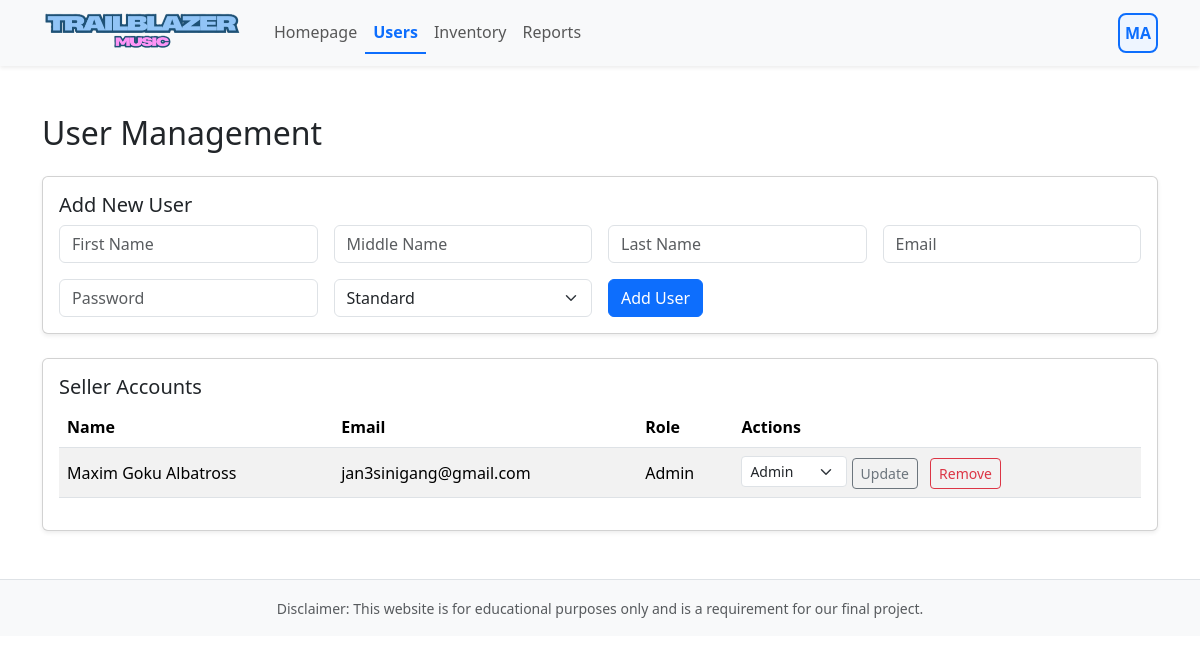
Screenshot of /user_management.php (signed in) with the database file from the repository.
### tables this page shows
CREATE TABLE `tbl_seller` (
  `id` int(11) NOT NULL,
  `first_name` varchar(50) NOT NULL,
  `middle_name` varchar(50) DEFAULT NULL,
  `last_name` varchar(50) NOT NULL,
  `email` varchar(100) NOT NULL,
  `password` varchar(255) NOT NULL,
  `role` varchar(10) NOT NULL
);

### user_management.php (the view, shortened to what this page needs)
<?php
$host = 'localhost';
$user = 'root';
$password = '';
$dbname = 'db_user_profile';
$conn = new mysqli($host, $user, $password, $dbname);
$currentRole = strtolower($_SESSION['seller_role'] ?? 'standard');
$isAdmin = ($currentRole === 'admin');
$result = mysqli_query($conn, 'SELECT id, first_name, middle_name, last_name, email, role FROM tbl_seller ORDER BY first_name');
require('seller_header.php');
?>
<div class="container py-4">
    <h2 class="mb-4">User Management</h2>
    <?php if ($isAdmin): ?>
        <div class="card shadow-sm mb-4">
            <div class="card-body">
                <h4 class="h5">Add New User</h4>
                <form method="post" class="row g-3">
                    <div class="col-md-3">
                        <input type="text" class="form-control" name="first_name" placeholder="First Name" required>
                    </div>
                    <div class="col-md-3">
                        <input type="text" class="form-control" name="middle_name" placeholder="Middle Name">
                    </div>
                    <div class="col-md-3">
                        <input type="text" class="form-control" name="last_name" placeholder="Last Name" required>
                    </div>
                    <div class="col-md-3">
                        <input type="email" class="form-control" name="email" placeholder="Email" required>
                    </div>
                    <div class="col-md-3">
                        <input type="password" class="form-control" name="password" placeholder="Password" required>
                    </div>
                    <div class="col-md-3">
                        <select class="form-select" name="role">
                            <option value="standard">Standard</option>
                        </select>
                    </div>
                    <div class="col-md-3">
                        <button type="submit" class="btn btn-primary" name="add_user">Add User</button>
                    </div>
                </form>
            </div>
        </div>
    <?php else: ?>
        <div class="alert alert-info">You can view the user list, but only administrators can add, remove, or change roles.</div>
    <?php endif; ?>
    <div class="card shadow-sm">
        <div class="card-body">
            <h4 class="h5">Seller Accounts</h4>
            <table class="table table-striped align-middle">
                <thead>
                    <tr>
                        <th>Name</th>
                        <th>Email</th>
                        <th>Role</th>
                        <th>Actions</th>
                    </tr>
                </thead>
                <tbody>
                    <?php while ($row = mysqli_fetch_assoc($result)): ?>
                        <tr>
                            <td><?= htmlspecialchars(trim(($row['first_name'] ?? '') . ' ' . ($row['middle_name'] ?? '') . ' ' . ($row['last_name'] ?? ''))); ?></td>
                            <td><?= htmlspecialchars($row['email'] ?? ''); ?></td>
                            <td><?= htmlspecialchars(ucfirst($row['role'] ?? 'standard')); ?></td>
                            <td>
                                <?php if ($isAdmin): ?>
                                    <form method="post" class="d-inline">
                                        <select class="form-select form-select-sm d-inline-block w-auto" name="role">
                                            <option value="admin" <?= strtolower($row['role'] ?? 'standard') === 'admin' ? 'selected' : ''; ?>>Admin</option>
                                        </select>
                                        <button type="submit" class="btn btn-sm btn-outline-secondary" name="change_role">Update</button>
                                    </form>
                                    <form method="post" class="d-inline ms-2">
                                        <button type="submit" class="btn btn-sm btn-outline-danger" name="remove_user">Remove</button>
                                    </form>
                                <?php else: ?>
                                    <span class="text-muted">View Only</span>
                                <?php endif; ?>
                            </td>
                        </tr>
                    <?php endwhile; ?>
                </tbody>
            </table>
        </div>
    </div>
</div>
<?php require('footer.php'); ?>

### rows the page displays
tbl_seller: first_name+middle_name+last_name "Maxim Goku Albatross", email "jan3sinigang@gmail.com", role "Admin"

### other values shown
getSellerInitials($_SESSION['seller_name'] ?? 'Unknown User') "MA"
